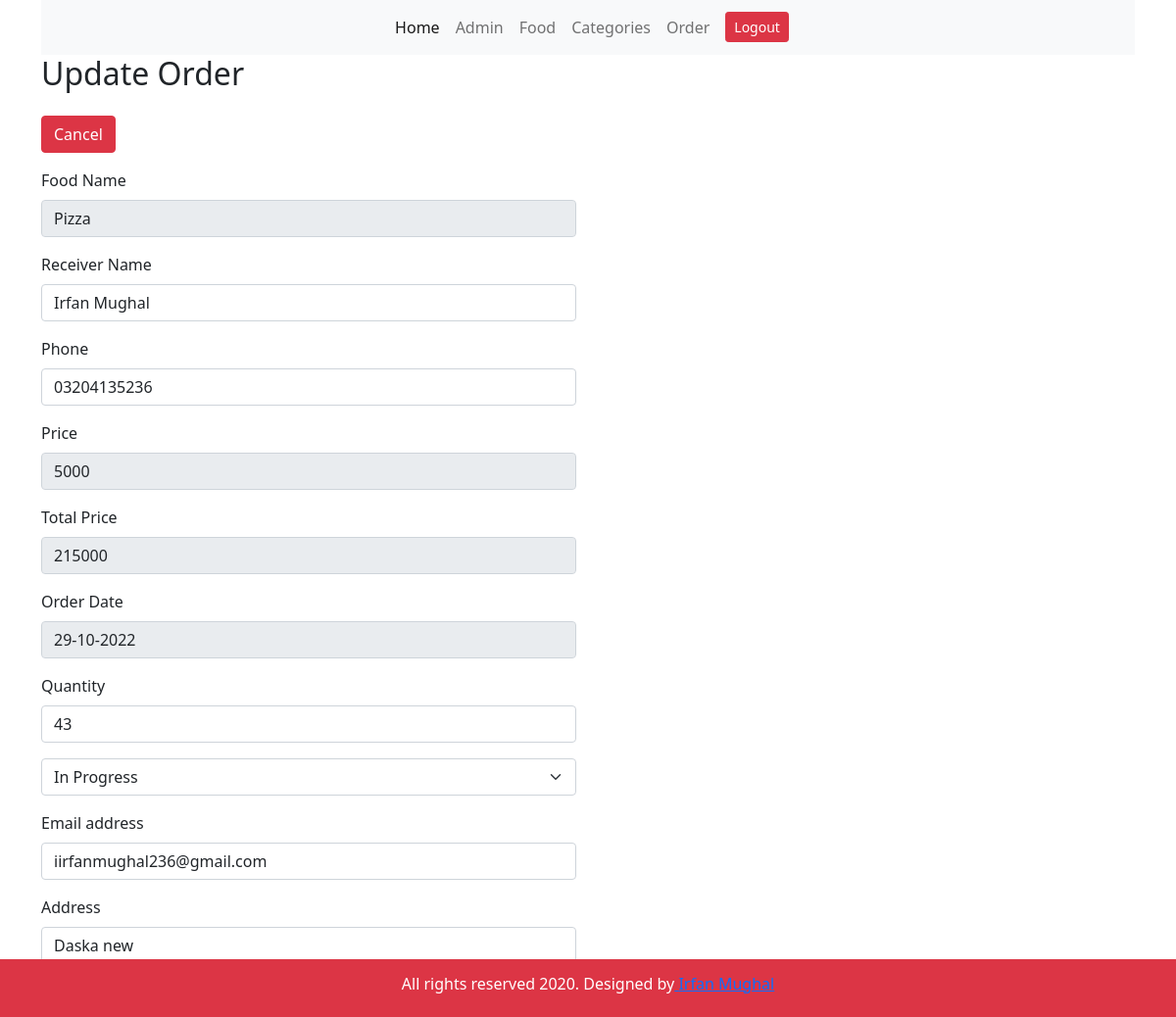
Page /admin/update-order.php?updateId=2 on the committed database.
### tables this page shows
CREATE TABLE `tbl_order` (
  `id` int NOT NULL,
  `food` varchar(150) NOT NULL,
  `price` varchar(200) NOT NULL,
  `qty` varchar(100) NOT NULL,
  `total` decimal(10,0) NOT NULL,
  `order_date` varchar(155) NOT NULL,
  `status` varchar(100) NOT NULL,
  `c_name` varchar(155) NOT NULL,
  `c_contact` varchar(155) NOT NULL,
  `c_email` varchar(155) NOT NULL,
  `c_address` varchar(155) NOT NULL
);

### admin/update-order.php (the view, shortened to what this page needs)
<?php
include('parts/header.php');
$id = $_GET['updateId'];
$sql = "select * from `tbl_order` where id = $id";
$result = mysqli_query($conn, $sql);
$row = mysqli_fetch_assoc($result);
$f = $row['food'];
$p = $row['price'];
$q = $row['qty'];
$t = $row['total'];
$d = $row['order_date'];
$s = $row['status'];
$c_n = $row['c_name'];
$c_c = $row['c_contact'];
$c_e = $row['c_email'];
$c_a = $row['c_address'];
?>
<div class="container">
<div class="row">
        <div class="col-12">
            <h2>Update Order</h2>
        </div>
        <div class="col-12 my-3">
            <a href="manage-order.php" class="btn btn-danger">Cancel</a>
        </div>
    </div>
    <div class="row d-flex justify-ceontent-center">
        <div class="col-md-6 col-11">
        <form method="post">
        <div class="mb-3">
                    <label for="food" class="form-label">Food Name</label>
                    <input type="text" class="form-control" value="<?php echo $f;?>" disabled name="food">
                  </div>
                <div class="mb-3">
                    <label for="name" class="form-label">Receiver Name</label>
                    <input type="text" class="form-control" value="<?php echo $c_n;?>"  name="c_name">
                  </div>
                  <div class="mb-3">
                    <label for="name" class="form-label">Phone</label>
                    <input type="text" class="form-control" value="<?php echo $c_c;?>" name="c_contact">
                  </div>
                  <div class="mb-3">
                    <label for="qty" class="form-label">Price</label>
                    <input type="number" class="form-control" disabled value="<?php echo $p;?>" name="price">
                  </div>
                  <div class="mb-3">
                    <label for="qty" class="form-label">Total Price</label>
                    <input type="number" class="form-control" disabled value="<?php echo $t;?>" name="price">
                  </div>
                  <div class="mb-3">
                    <label for="qty" class="form-label">Order Date</label>
                    <input type="text" class="form-control" disabled value="<?php echo $d;?>" name="price">
                  </div>
                  <div class="mb-3">
                    <label for="qty" class="form-label">Quantity</label>
                    <input type="number" class="form-control" value="<?php echo $q;?>" name="qty">
                  </div>
                  <div class="mb-3">
                  <select class="form-select" name="status">
                        <?php
                        if ($s=='In Progress'){
                            echo '<option value="In Progress" selected>In Progress</option>';
                        }else{
                            echo '<option value="In Progress" >In Progress</option>';
                        }
                        ?>
                    </select>
                  </div>
                <div class="mb-3">
                  <label for="email" class="form-label">Email address</label>
                  <input type="email" class="form-control" name="c_email"  value="<?php echo $c_e;?>" >
                </div>
                <div class="mb-3">
                    <label for="name" class="form-label">Address</label>
                    <input type="text" class="form-control"  value="<?php echo $c_a;?>"  name="c_address">
                  </div>
                <button type="submit" name="submit" class="btn btn-primary">Submit</button>
              </form>
        </div>
    </div>
</div>
<?php include('parts/footer.php')?>

### rows in the picture
tbl_order: food "Pizza", c_name "Irfan Mughal", c_contact "03204135236", price "5000", price "215000", price "29-10-2022", qty "43", status "In Progress", c_email "iirfanmughal236@gmail.com", c_address "Daska new"
